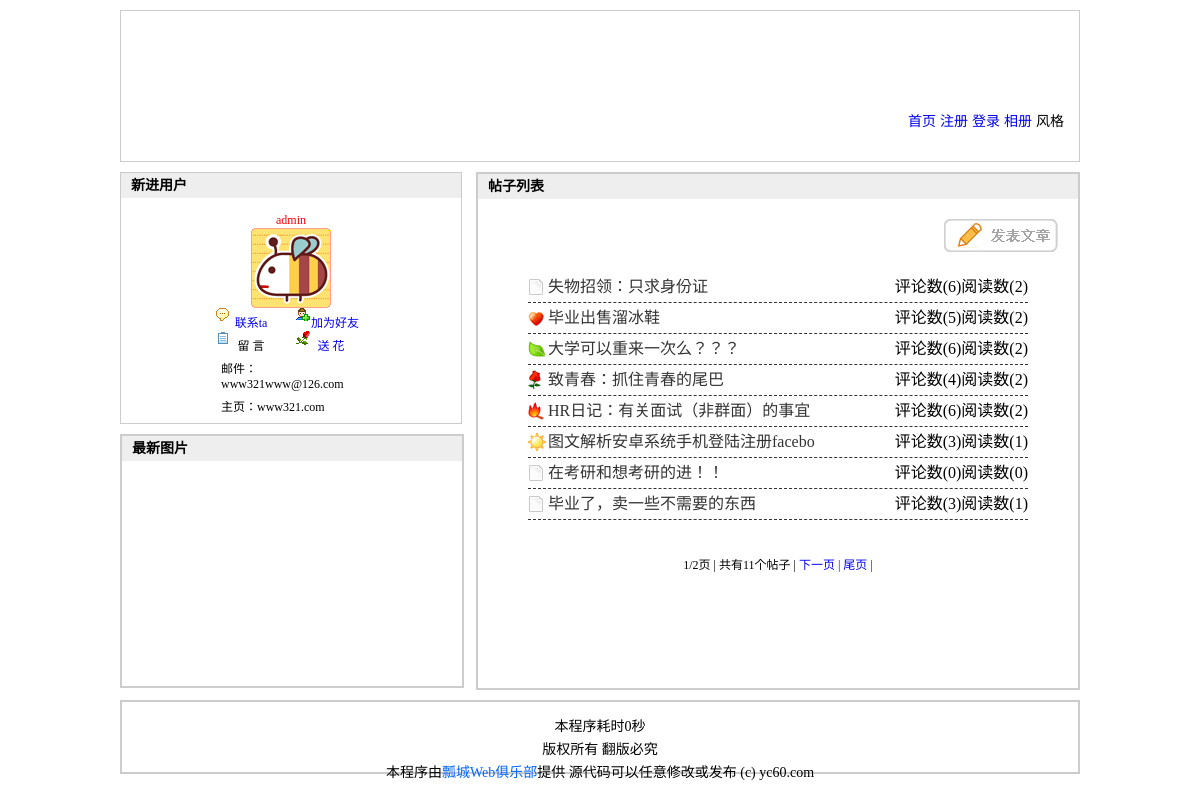
The page / on the database its author committed.
### tables this page shows
CREATE TABLE `article` (
  `id` mediumint(8) unsigned NOT NULL auto_increment COMMENT '//id',
  `re_id` varchar(4) NOT NULL default '0' COMMENT '//回帖id',
  `username` varchar(20) NOT NULL COMMENT '//发帖人',
  `type` tinyint(2) unsigned NOT NULL COMMENT '//发帖类型',
  `title` varchar(40) NOT NULL COMMENT '//帖子标题',
  `content` text NOT NULL COMMENT '//帖子内容',
  `read_count` smallint(5) unsigned NOT NULL default '0' COMMENT '//阅读量',
  `comment_count` smallint(5) unsigned NOT NULL default '0' COMMENT '//评论量',
  `date` datetime NOT NULL COMMENT '//发帖时间',
  PRIMARY KEY  (`id`)
);

CREATE TABLE `system` (
  `id` mediumint(8) unsigned NOT NULL auto_increment COMMENT '//ID',
  `web_name` varchar(20) NOT NULL COMMENT '//网站名称',
  `article_page` tinyint(2) unsigned NOT NULL default '0' COMMENT '//文章分页数',
  `blog_page` tinyint(2) unsigned NOT NULL default '0' COMMENT '//博友分页数',
  `photo_page` tinyint(2) unsigned NOT NULL default '0' COMMENT '//相册分页数',
  `skin` tinyint(1) unsigned NOT NULL default '0' COMMENT '//网站皮肤',
  `no_string` varchar(200) NOT NULL COMMENT '//网站敏感字符串',
  `post_time` tinyint(3) unsigned NOT NULL default '0' COMMENT '//发帖限制',
  `re_time` tinyint(3) unsigned NOT NULL default '0' COMMENT '//回帖限制',
  `code` tinyint(1) unsigned NOT NULL default '0' COMMENT '//是否启用验证码',
  `register` tinyint(1) unsigned NOT NULL default '0' COMMENT '//是否开放会员',
  PRIMARY KEY  (`id`)
);

### includes/common.inc.php (called while the page is built, shortened)
<?php
	if (!!$row = mysql_fetch_array(mysql_query("select * from system where id=1"),MYSQL_ASSOC)){
		 global $global_clean;
		$global_clean['web_name'] = $row['web_name'];
		$global_clean['article_page'] = $row['article_page'];
		$global_clean['photo_page'] = $row['photo_page'];
		$global_clean['blog_page'] = $row['blog_page'];
		$global_clean['post_time'] = $row['post_time'];
		$global_clean['re_time'] = $row['re_time'];
		$global_clean['code'] = $row['code'];
		$global_clean['register'] = $row['register'];
	}
?>

### includes/global.fun.php (called while the page is built, shortened)
<?php
function title($_string,$max) {
	if (mb_strlen($_string,'utf-8') > $max) {
		$_string = mb_substr($_string,0,$max,'utf-8');
	}
	return $_string;
}
?>

### index.php (the view, shortened to what this page needs)
<!DOCTYPE html PUBLIC "-//W3C//DTD XHTML 1.0 Transitional//EN" "http://www.w3.org/TR/xhtml1/DTD/xhtml1-transitional.dtd">
<html xmlns="http://www.w3.org/1999/xhtml">
<head>
<link rel="stylesheet" type="text/css" href="style/1/basic.css" />
<link rel="stylesheet" type="text/css" href="style/1/index.css" />
</head>
<body>
<?php
	require  dirname(__FILE__).'/includes/global.fun.php';
	require dirname(__FILE__).'/includes/common.inc.php';
	$xml_file = 'newvip.xml';
	if (file_exists($xml_file)){
		$xml = file_get_contents($xml_file);
		preg_match_all('/<vip>(.*)<\/vip>/s',$xml,$dom);
		foreach ($dom[1] as $value){
			preg_match_all('/<id>(.*)<\/id>/s',$value,$id);
			preg_match_all('/<username>(.*)<\/username>/s',$value,$username);
			preg_match_all('/<face>(.*)<\/face>/s',$value,$face);
			preg_match_all('/<email>(.*)<\/email>/s',$value,$email);
			preg_match_all('/<url>(.*)<\/url>/s',$value,$url);
			$html_id = htmlspecialchars($id[1][0]);
			$html_username = htmlspecialchars($username[1][0]);
			$html_face = htmlspecialchars($face[1][0]);
			$html_email = htmlspecialchars($email[1][0]);
			$html_url = htmlspecialchars($url[1][0]);
		}
	}else {
		echo 'xml文件不存在';
	}
	require  dirname(__FILE__).'/includes/header.inc.php';
?>
<div id="user">
<h2>新进用户</h2>
	<dl>
		<dd class="title"><?php echo $html_username;?></dd>
		<dt><img src="<?php echo $html_face;?>" /></dt>
		<dd class="connect"><a href="javascript:;" name="message" title="<?php echo $html_id;?>">联系ta</a></dd>
		<dd class="friend"><a href="javascript:;" name="friend" title="<?php echo $html_id;?>">加为好友</a></dd>
		<dd class="guest">留 言</dd>
		<dd class="flower"><a href="javascript:;" name="flower" title="<?php echo $html_id;?>">送 花</a></dd>
		<dd class="email">邮件：<?php echo  $html_email;?></dd>
		<dd class="url">主页：<?php echo $html_url;?></dd>
	</dl>
</div>
<div id="list">
<h2>帖子列表</h2>
<a class="post" href="post.php"></a>
<ul class="article">
	<?php
	$page = $_GET['page'];
	if (!isset($page)){
		$page = 1;
	}
	global $global_clean;
	$pagesize = $global_clean['article_page'];
	$pagestart = ($page - 1) * $pagesize;
	$num = mysql_num_rows(mysql_query("select * from article where re_id=0"));
	$ceil = ceil($num/$pagesize);
	$result = mysql_query("select id,username,title,type,content,read_count,comment_count from article where re_id = 0  order by date ASC limit $pagestart,$pagesize ");
	while (!!$row = mysql_fetch_array($result)){
	$title = $row['title'];
	$html_title = title($title,20);
	?>
	<li class="icon<?php echo $row['type'];?>"><a href="article.php?id=<?php echo $row['id'];?>"><?php echo $html_title;?></a><em>阅读数(<?php echo $row['comment_count'];?>) </em><em>评论数(<?php echo $row['read_count'];?>)</em></li>
<?php }?>
</ul>
	<div id="page_text">
		<ul>
			<li><?php echo $page;?>/<?php echo $ceil;?>页 |</li>
			<li>共有<?php echo $num;?>个帖子 |</li>
			<?php
			if ($page == 1){
				echo '<li><a href="index.php?page='.($page+1).'">下一页 |</a></li>';
				echo '<li><a href="index.php?page='.$ceil.'""> 尾页 |</a></li>';
			}
			?>
		</ul>
	</div>
</div>
<div id="pics">
<h2>最新图片</h2>
</div>
<?php
	require dirname(__FILE__).'/includes/footer.inc.php';
?>
</body>
</html>

### style/1/basic.css (style rules this page uses)
* { padding:0px; margin:0; }
body { width:960px; margin:10px auto; }
h2 { font-size:14px; background:#eee; height:25px; line-height:25px; text-indent:10px; }
a { text-decoration:none; }

### style/1/index.css (style rules this page uses)
#user { width:340px; height:250px; border:1px solid #ccc; float:left; margin-bottom:10px; }
#user dl { width:180px; margin:0 auto; font-size:12px; padding-top:10px; }
#user dl dt { text-align:center; }
#user dl dd { float:left; width:60px; text-align:center; margin-left:15px; padding-top:5px; }
#user dl dd.title { float:none; margin:0 auto; color:red; }
#user dl dd.connect { background:url(../../images/connect.gif) no-repeat ; padding-left:5px; }
#user dl dd.friend { background:url(../../images/friend.gif) no-repeat ; padding-left:9px; }
#user dl dd.guest { background:url(../../images/guest.gif) no-repeat ; padding-left:5px; }
#user dl dd.flower { background:url(../../images/flower.gif) no-repeat ; padding-left:5px; }
#user dl dd.email,#user dl dd.url { width:150px; text-align:left; padding-left:5px; }
#list { width:600px; height:514px; border:2px solid #ccc; float:right; margin-bottom:10px; }
#list a.post { background:url(../../images/post.jpg) no-repeat center left; display:block; width:114px; height:33px; margin:20px 20px 0 auto; }
#list ul.article { padding:20px 50px; list-style:none; }
#list ul.article li { height:30px; line-height:30px; border-bottom:1px dashed #333; background:red; padding-left:20px; }
#list ul.article li em { float:right; font-style:normal; }
#list ul.article li a { color:#333; }
#list ul.article li.icon1 { background:url(../../images/icon1.gif) no-repeat left center; }
#list ul.article li.icon2 { background:url(../../images/icon2.gif) no-repeat left center; }
#list ul.article li.icon3 { background:url(../../images/icon3.gif) no-repeat left center; }
#list ul.article li.icon10 { background:url(../../images/icon10.gif) no-repeat left center; }
#list ul.article li.icon13 { background:url(../../images/icon13.gif) no-repeat left center; }
#list ul.article li.icon15 { background:url(../../images/icon15.gif) no-repeat left center; }
#page_text { padding-top:15px; clear:both; height:30px; position:relative; }
#page_text ul { list-style-type:none; text-align:center; font-size:12px; }
#page_text ul li { display:inline; }
#pics { width:340px; height:250px; border:2px solid #ccc; float:left; }

### rows shown on the page
article: title "失物招领：只求身份证", comment_count "2", read_count "6"
article: shows a picture, title "毕业出售溜冰鞋", comment_count "2", read_count "5"
article: shows a picture, title "大学可以重来一次么？？？", comment_count "2", read_count "6"
article: shows a picture, title "致青春：抓住青春的尾巴", comment_count "2", read_count "4"
article: shows a picture, title "HR日记：有关面试（非群面）的事宜", comment_count "2", read_count "6"
article: shows a picture, title "图文解析安卓系统手机登陆注册facebo", comment_count "1", read_count "3"
article: title "在考研和想考研的进！！", comment_count "0", read_count "0"
article: title "毕业了，卖一些不需要的东西", comment_count "1", read_count "3"
system: article_page "2"

### other values the page prints
$html_username "admin"
$html_email "www321www@126.com"
$html_url "www321.com"
$page "1"
$num "11"
fun_time()-$GLOBALS['START_TIME'] "0"
